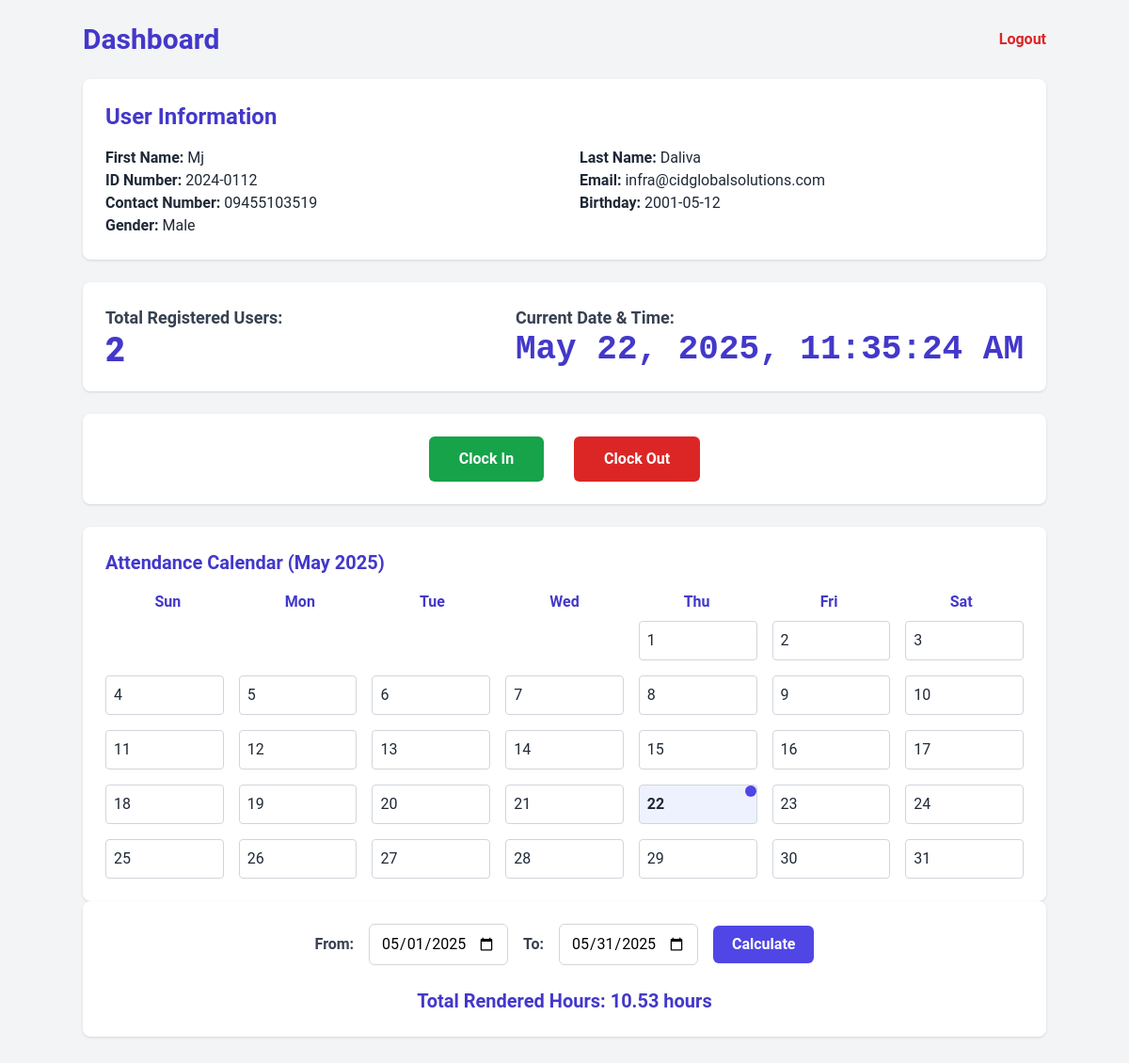
/dashboard.php (signed in), run on the app's committed database.
### tables this page shows
CREATE TABLE `users` (
  `id` int(11) NOT NULL,
  `username` varchar(50) NOT NULL,
  `first_name` varchar(50) NOT NULL,
  `last_name` varchar(50) NOT NULL,
  `id_number` varchar(50) NOT NULL,
  `email` varchar(100) NOT NULL,
  `contact_number` varchar(20) NOT NULL,
  `hourly_rate` decimal(10,2) NOT NULL DEFAULT 0.00,
  `birthday` date NOT NULL,
  `gender` enum('Male','Female','Other') NOT NULL,
  `password` varchar(255) NOT NULL,
  `is_verified` tinyint(1) NOT NULL DEFAULT 1,
  `verification_token` varchar(64) DEFAULT NULL,
  `is_admin` tinyint(1) NOT NULL DEFAULT 0,
  `created_at` timestamp NOT NULL DEFAULT current_timestamp(),
  `daily_salary` decimal(10,2) DEFAULT NULL
);

### dashboard.php (the view, shortened to what this page needs)
<?php
$host = 'localhost';
$db   = 'testdb';
$user = 'root';
$pass = '';
$charset = 'utf8mb4';
$dsn = "mysql:host=$host;dbname=$db;charset=$charset";
$options = [
    PDO::ATTR_ERRMODE => PDO::ERRMODE_EXCEPTION,
    PDO::ATTR_DEFAULT_FETCH_MODE => PDO::FETCH_ASSOC,
    PDO::ATTR_EMULATE_PREPARES => false,
];
try {
    $pdo = new PDO($dsn, $user, $pass, $options);
    $stmt = $pdo->prepare("SELECT id, first_name, last_name, id_number, email, contact_number, birthday, gender FROM users WHERE username = ?");
    $stmt->execute([$_SESSION['username']]);
    $user = $stmt->fetch();
    $user_id = $user['id'];
    $fromDate = $_POST['from_date'] ?? date('Y-m-01');
    $toDate = $_POST['to_date'] ?? date('Y-m-t');
        $toDateEnd = date('Y-m-d 23:59:59', strtotime($toDate));
    $totalUsers = $pdo->query("SELECT COUNT(*) FROM users")->fetchColumn();
    $monthStart = date('Y-m-01');
    $stmt = $pdo->prepare("SELECT type, timestamp FROM attendance WHERE user_id = ? AND timestamp BETWEEN ? AND ? ORDER BY timestamp ASC");
    $stmt->execute([$user_id, $fromDate . ' 00:00:00', $toDateEnd]);
    $records = $stmt->fetchAll();
    $attendanceByDay = [];
    foreach ($records as $record) {
        $day = date('j', strtotime($record['timestamp']));
        $time = date('H:i', strtotime($record['timestamp']));
        $attendanceByDay[$day][] = $record['type'] . " " . $time;
    }
    $firstDayOfMonth = strtotime($monthStart);
    $daysInMonth = date('t', $firstDayOfMonth);
    $startWeekDay = date('w', $firstDayOfMonth);
$totalHours = 0;
    $clockIns = [];
    $clockOuts = [];
    $totalHours = 0.0;
    foreach ($records as $record) {
        if ($record['type'] === 'in') {
            $clockIns[] = $record['timestamp'];
        } elseif ($record['type'] === 'out') {
            $clockOuts[] = $record['timestamp'];
        }
    }
    $pairs = min(count($clockIns), count($clockOuts));
    for ($i = 0; $i < $pairs; $i++) {
        $inTime = new DateTime($clockIns[$i]);
        $outTime = new DateTime($clockOuts[$i]);
        if ($outTime > $inTime) {
            $diff = $outTime->getTimestamp() - $inTime->getTimestamp();
            $totalHours += ($diff / 3600);
        }
    }
} catch (PDOException $e) {
    die("Database error: " . $e->getMessage());
}
?>
<!DOCTYPE html>
<html lang="en" >
<head>
  <script src="https://cdn.tailwindcss.com"></script>
</head>
<body class="min-h-screen p-6 flex flex-col items-center">
  <header class="w-full max-w-5xl mb-6 flex justify-between items-center">
    <h1 class="text-3xl font-bold text-indigo-700">Dashboard</h1>
    <a href="logout.php" class="text-red-600 hover:underline font-semibold">Logout</a>
  </header>
  <section class="w-full max-w-5xl bg-white p-6 rounded-lg shadow mb-6">
    <h2 class="text-2xl font-bold mb-4 text-indigo-700">User  Information</h2>
    <div class="grid grid-cols-2 gap-x-8 text-gray-800">
        <p><strong>First Name:</strong> <?php echo htmlspecialchars($user['first_name']); ?></p>
        <p><strong>Last Name:</strong> <?php echo htmlspecialchars($user['last_name']); ?></p>
        <p><strong>ID Number:</strong> <?php echo htmlspecialchars($user['id_number']); ?></p>
        <p><strong>Email:</strong> <?php echo htmlspecialchars($user['email']); ?></p>
        <p><strong>Contact Number:</strong> <?php echo htmlspecialchars($user['contact_number']); ?></p>
        <p><strong>Birthday:</strong> <?php echo htmlspecialchars($user['birthday']); ?></p>
        <p><strong>Gender:</strong> <?php echo htmlspecialchars($user['gender']); ?></p>
    </div>
</section>
  <section class="w-full max-w-5xl bg-white p-6 rounded-lg shadow mb-6">
    <div class="flex justify-between items-center">
      <div>
        <p class="text-gray-700 text-lg font-semibold">Total Registered Users:</p>
        <p class="text-indigo-700 text-4xl font-extrabold"><?= $totalUsers ?></p>
      </div>
      <div>
        <p class="text-gray-700 text-lg font-semibold">Current Date & Time:</p>
        <p id="datetime" class="text-indigo-700 text-4xl font-extrabold font-mono"></p>
      </div>
    </div>
  </section>
  <section class="w-full max-w-5xl bg-white p-6 rounded-lg shadow mb-6">
    <form method="post" class="flex justify-center gap-8">
      <button type="submit" name="clock_in" class="px-8 py-3 bg-green-600 hover:bg-green-700 rounded-md text-white font-bold transition">Clock In</button>
      <button type="submit" name="clock_out" class="px-8 py-3 bg-red-600 hover:bg-red-700 rounded-md text-white font-bold transition">Clock Out</button>
    </form>
  </section>
  <section class="w-full max-w-5xl bg-white p-6 rounded-lg shadow">
    <h2 class="text-xl font-bold mb-4 text-indigo-700">Attendance Calendar (<?php echo date('F Y'); ?>)</h2>
    <div class="grid grid-cols-7 gap-2 text-center font-semibold text-indigo-700 mb-2">
      <div>Sun</div><div>Mon</div><div>Tue</div><div>Wed</div><div>Thu</div><div>Fri</div><div>Sat</div>
    </div>
    <div class="grid grid-cols-7 gap-4 text-gray-800">
      <?php
      for ($blank = 0; $blank < $startWeekDay; $blank++) {
          echo '<div></div>';
      }
      for ($day = 1; $day <= $daysInMonth; $day++) {
          $attendances = $attendanceByDay[$day] ?? [];
          $hasAttendance = !empty($attendances);
          $todayClass = ($day == date('j')) ? "bg-indigo-200 rounded font-bold" : "";
          ?>
          <div class="relative border border-gray-300 rounded p-2 <?= $hasAttendance ? 'bg-indigo-50 cursor-pointer' : '' ?> <?= $todayClass ?> tooltip">
            <?php echo $day; ?>
            <?php if ($hasAttendance): ?>
              <div class="absolute top-0 right-0 w-3 h-3 bg-indigo-600 rounded-full"></div>
            <?php endif; ?>
          </div>
      <?php } ?>
    </div>
  </section>
  <section class="w-full max-w-5xl bg-white p-6 rounded-lg shadow mb-6">
    <form method="post" class="flex flex-wrap items-center gap-4 justify-center">
      <label class="font-semibold text-gray-700" for="from_date">From:</label>
      <input
        type="date"
        name="from_date"
        id="from_date"
        class="border border-gray-300 rounded-md px-3 py-2"
        value="<?php echo htmlspecialchars($fromDate); ?>"
        max="<?php echo date('Y-m-d'); ?>"
      />
      <label class="font-semibold text-gray-700" for="to_date">To:</label>
      <input
        type="date"
        name="to_date"
        id="to_date"
        class="border border-gray-300 rounded-md px-3 py-2"
        value="<?php echo htmlspecialchars($toDate); ?>"
        max="<?php echo date('Y-m-d'); ?>"
      />
      <button
        type="submit"
        class="bg-indigo-600 hover:bg-indigo-700 text-white font-semibold px-5 py-2 rounded-md transition"
        name="filter"
      >
        Calculate
      </button>
    </form>
    <div class="mt-6 text-center">
      <p class="text-xl font-bold text-indigo-700">Total Rendered Hours: <span id="totalHours"><?php echo number_format($totalHours, 2); ?></span> hours</p>
    </div>
  </section>
</body>
</html>

### dashboard.php (style rules this page uses)
body { font-family: 'Roboto', sans-serif; background: #f3f4f6; }
.tooltip { position: relative; display: inline-block; }

### data on the page
users: first_name "Mj", last_name "Daliva", id_number "2024-0112", email "infra@cidglobalsolutions.com", contact_number "09455103519", birthday "2001-05-12", gender "Male"

### other printed values
$totalUsers "2"
$totalHours "10.53"
